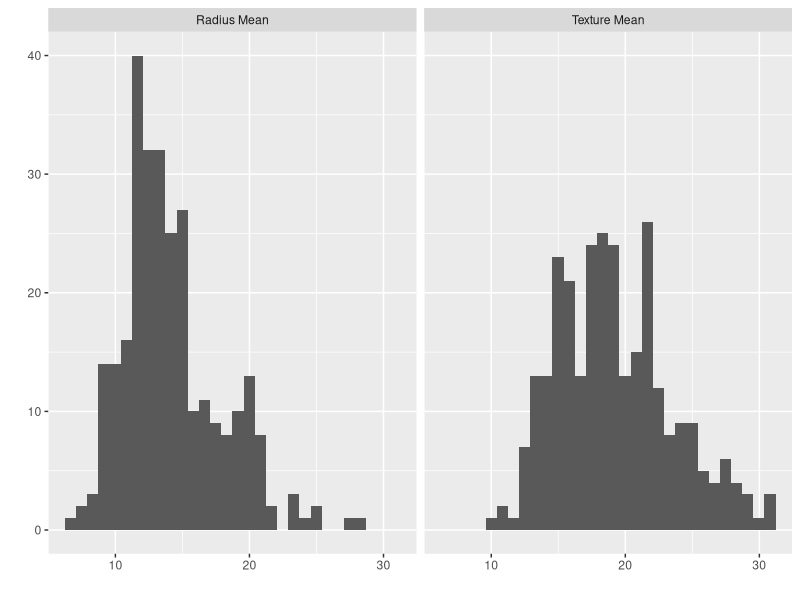
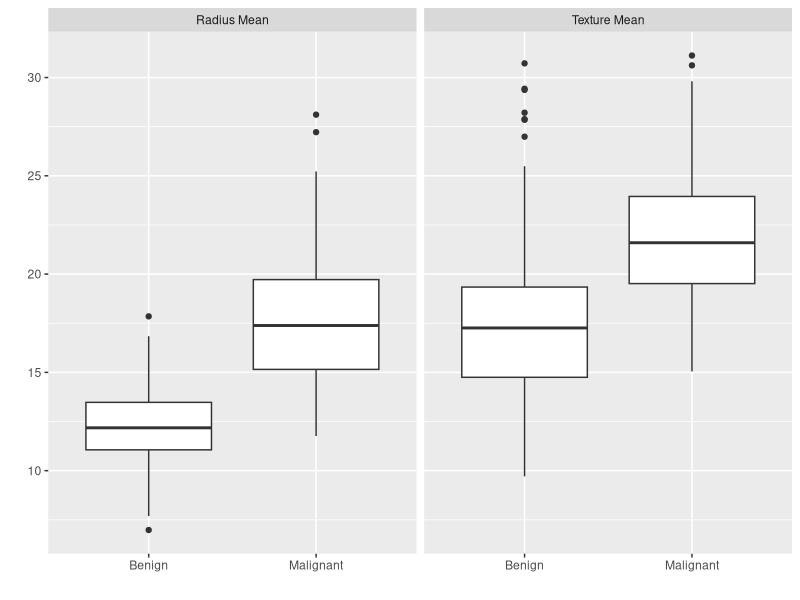
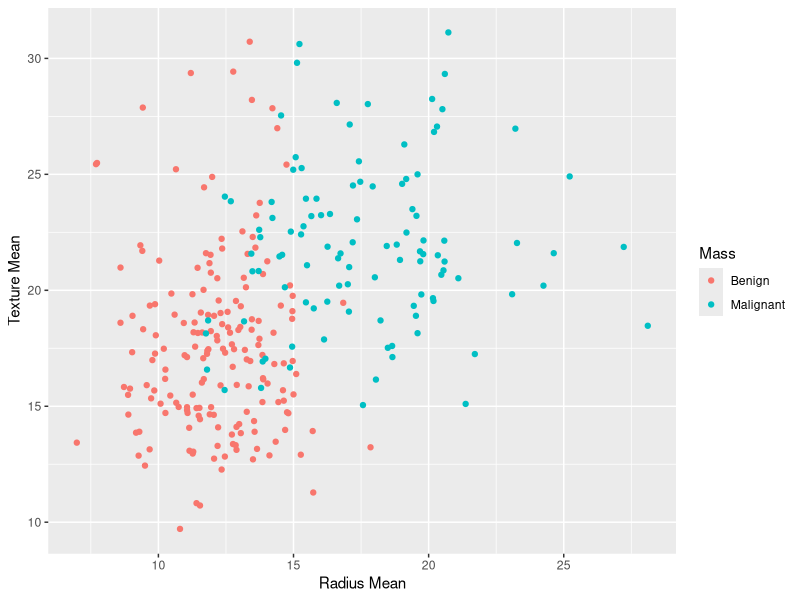
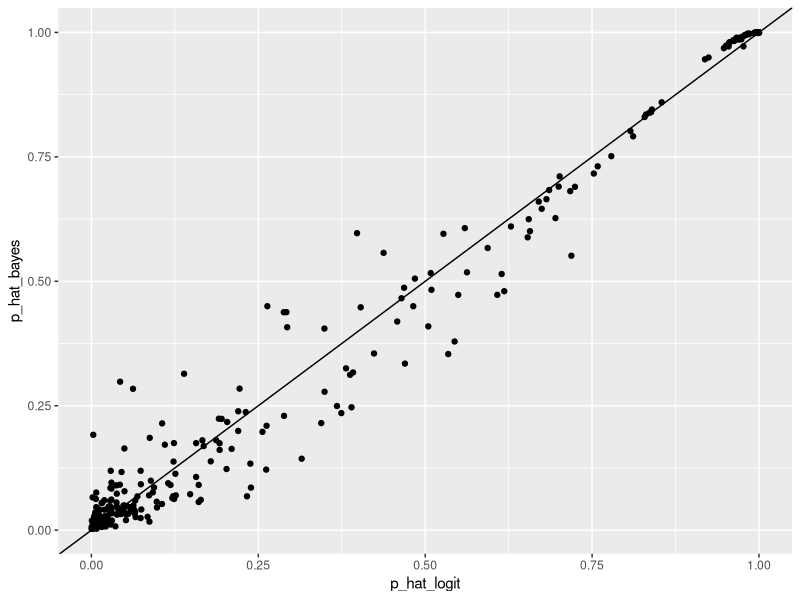
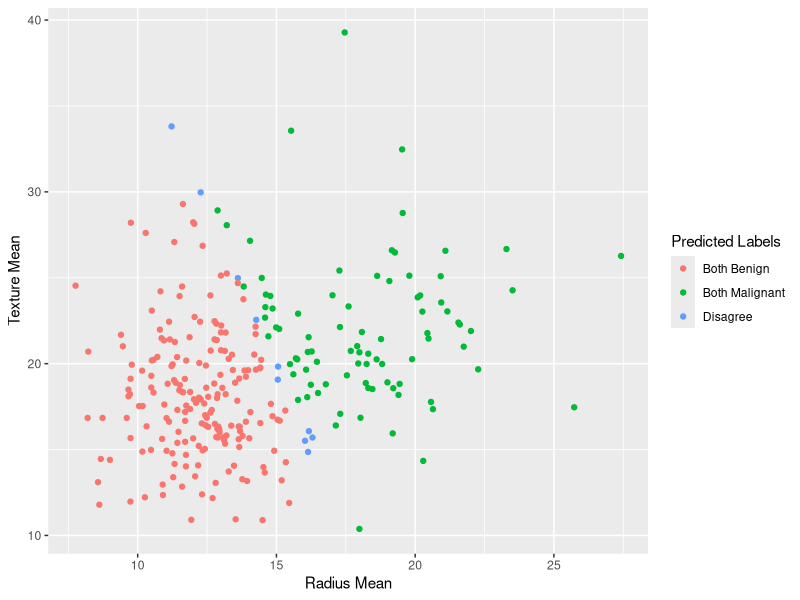

Write the R code that produced these figures, in order.
## ---- chunk 1
library(tidyverse)
library(caret)

library(dslabs)
data(brca)
## ---- chunk 2
dat = data.frame(labels = factor(ifelse(brca$y == "B", "Benign", "Malignant")), 
                 y = ifelse(brca$y == "B", 0, 1), 
                 radius_mean = brca$x[,"radius_mean"], 
                 texture_mean = brca$x[,"texture_mean"])
## ---- chunk 3
set.seed(260)
index_train = createDataPartition(y = dat$labels, 
                                  times = 1, p = 0.5, list = FALSE)
train_set = slice(dat, index_train)
test_set = slice(dat, -index_train)
## ---- chunk 4
train_set %>% summary()
## ---- chunk 5
mean(train_set$y)
## ---- chunk 6
train_set %>% 
  summarize(pi = mean(labels=="Malignant")) %>% 
  .$pi
## ---- chunk 7
train_set %>% 
  gather(feature_name, measurement, c("radius_mean", "texture_mean"))  %>% 
  ggplot(aes(measurement)) + 
  geom_histogram() + 
  facet_wrap(~ feature_name, 
             labeller = as_labeller(c("radius_mean"="Radius Mean", 
                                      "texture_mean" = "Texture Mean"))) + 
  xlab("") + ylab("")
## ---- chunk 8
train_set %>% 
  gather(feature_name, measurement, c("radius_mean", "texture_mean"))  %>% 
  ggplot(aes(x = labels, y = measurement)) + 
  geom_boxplot() + 
  facet_wrap(~ feature_name, 
             labeller = as_labeller(c("radius_mean"="Radius Mean", 
                                      "texture_mean" = "Texture Mean"))) + 
  xlab("") + ylab("")
## ---- chunk 9
train_set %>% 
  ggplot(aes(x = radius_mean, y = texture_mean, color = labels)) + 
  geom_point() + 
  scale_color_discrete(name = "Mass") + 
  xlab("Radius Mean") + ylab("Texture Mean")
## ---- chunk 10
fit_logit = glm(y ~ radius_mean + texture_mean, 
                   data = train_set, family = "binomial")

p_hat_logit = predict(fit_logit, newdata = test_set, type = "response")
y_hat_logit = factor(ifelse(p_hat_logit > 0.5, "Malignant", "Benign"))

confusionMatrix(data = y_hat_logit, 
                reference = test_set$labels, 
                positive = "Malignant")
## ---- chunk 11
pi = mean(train_set$y)
## ---- chunk 12
params_radius = train_set %>% 
  group_by(labels) %>% 
  summarize(avg = mean(radius_mean), 
            sd = sd(radius_mean))

params_texture = train_set %>% 
  group_by(labels) %>% 
  summarize(avg = mean(texture_mean), 
            sd = sd(texture_mean))
## ---- chunk 13
f = test_set %>% 
  mutate(f0_radius = dnorm(radius_mean, 
                           params_radius$avg[1], params_radius$sd[1]), 
         f1_radius = dnorm(radius_mean, 
                           params_radius$avg[2], params_radius$sd[2]), 
         f0_texture = dnorm(texture_mean, 
                           params_texture$avg[1], params_texture$sd[1]), 
         f1_texture = dnorm(texture_mean, 
                           params_texture$avg[2], params_texture$sd[2]))
## ---- chunk 14
p_hat_bayes = f %>%
  mutate(p_hat_bayes = 
           f1_radius*f1_texture*pi / (f1_radius*f1_texture*pi + 
                                  f0_radius*f0_texture*(1-pi))) %>%
  .$p_hat_bayes
## ---- chunk 15
y_hat_bayes = factor(ifelse(p_hat_bayes > 0.5, "Malignant", "Benign"))

confusionMatrix(data = y_hat_bayes, 
                reference = test_set$labels, 
                positive = "Malignant")
## ---- chunk 16
qplot(p_hat_logit, p_hat_bayes) + geom_abline()
## ---- chunk 17
concordance_labels = case_when(
  y_hat_logit == "Benign" & y_hat_bayes == "Benign" ~ "Both Benign", 
  y_hat_logit == "Malignant" & y_hat_bayes == "Malignant" ~ "Both Malignant", 
  TRUE ~ "Disagree"
)
## ---- chunk 18
test_set %>% ggplot(aes(radius_mean, texture_mean, 
                        color = concordance_labels)) +
  geom_point() + 
  scale_color_discrete(name = "Predicted Labels") + 
  xlab("Radius Mean") + ylab("Texture Mean")
## ---- chunk 19
test_set %>% filter(concordance_labels == "Disagree")
